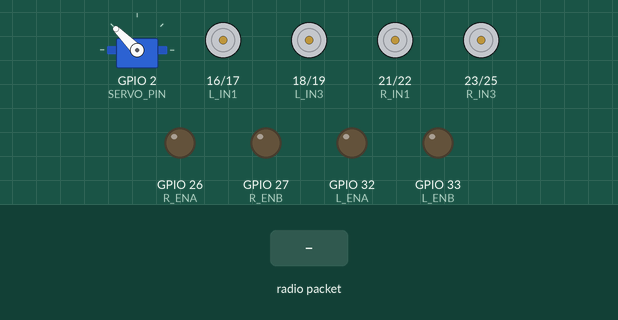
Simulated run of this sketch. Board: ESP32. On the bench: servo, motor-driver pin pairs drawn as motors (green arrow = first pin HIGH = forward, orange = second pin HIGH = backward, longer = more drive), output pins drawn as LEDs (lit = HIGH). The inputs (shaded band) are chosen by the test bench. WiFi joins after 1.5 s; servers stay silent unless stated; what the sketch prints to the serial monitor is not drawn.

Above: at 3.2 s.
3.3 s: radio packet "F" arrives
At 4.2 s:
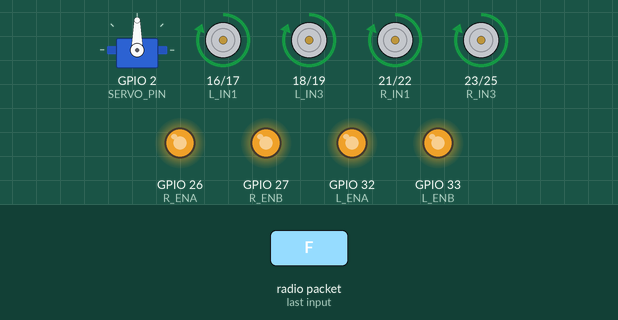
6.3 s: radio packet "B" arrives
At 7.7 s:
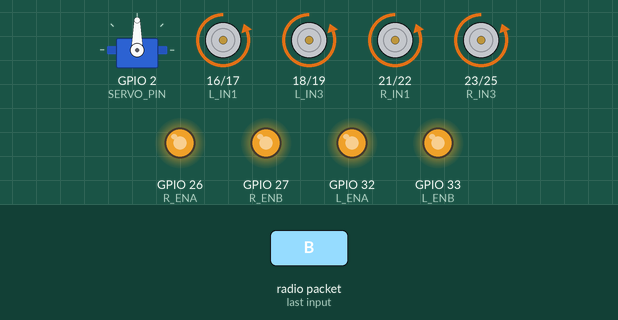
9.3 s: radio packet "L" arrives
At 10.0 s:
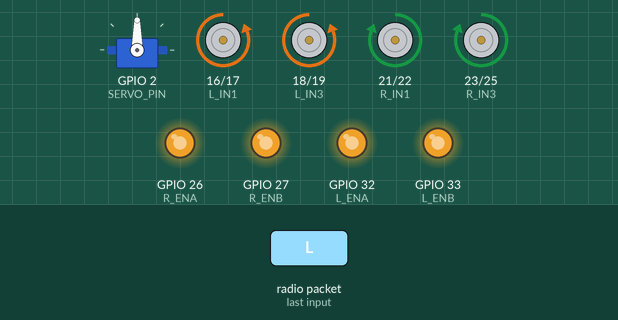
12.3 s: radio packet "R" arrives
At 13.5 s:
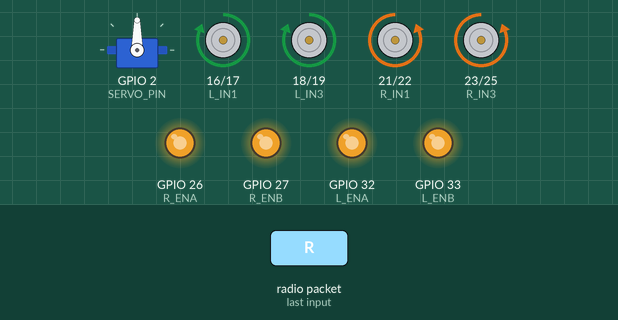
15.3 s: radio packet "S" arrives
At 18.0 s:
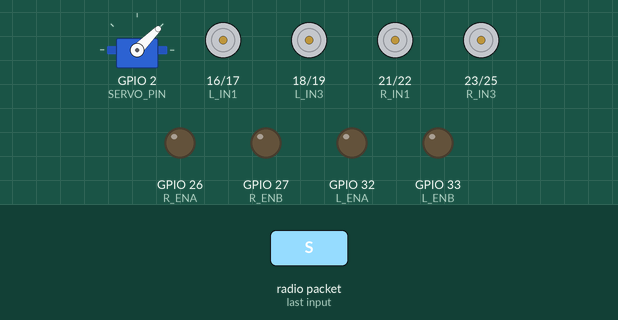
Timing chart, 0 to 19.3 s (numbered marks = the images above; inputs shaded):
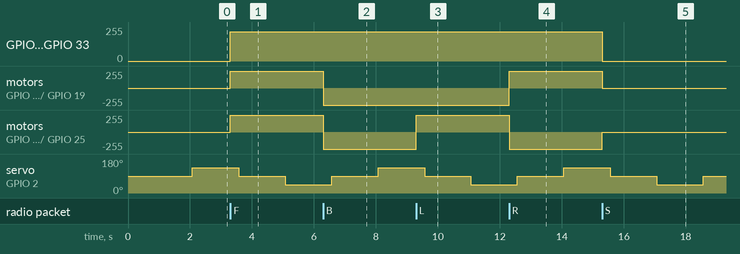

The sketch:

Slave_code.ino
```cpp
#include <Arduino.h>
#include <ESP32Servo.h>
#include <WiFi.h>
#include <esp_now.h>
#include "soc/soc.h"
#include "soc/rtc_cntl_reg.h"

const char* ssid     = "Dubeyji5G";
const char* password = "Anujdubey@1506";

#define L_IN1  16
#define L_IN2  17
#define L_IN3  18
#define L_IN4  19
#define L_ENA  32
#define L_ENB  33

#define R_IN1  21
#define R_IN2  22
#define R_IN3  23
#define R_IN4  25
#define R_ENA  26
#define R_ENB  27

#define SERVO_PIN 2
Servo headServo;

// ✅ Safe scanning angles (45° to 135°) to prevent servo stalling
const int servoAngles[] = {90, 135, 90, 45};
int   servoAngleIndex = 0;
int   servoAngle      = 90;
unsigned long lastServoMove = 0;
bool  servoSweepActive = true;

volatile bool newCommand = false;
char          cmdBuffer[32];

// ================================================================
// SPEED CONTROL — change motorSpeed to adjust (0=stop, 255=full)
// ================================================================
int motorSpeed = 220; // 85% speed — strong, smooth and controlled

void enableMotors() {
  analogWrite(L_ENA, motorSpeed);
  analogWrite(L_ENB, motorSpeed);
  analogWrite(R_ENA, motorSpeed);
  analogWrite(R_ENB, motorSpeed);
}

void stopMotors() {
  analogWrite(L_ENA, 0);
  analogWrite(L_ENB, 0);
  analogWrite(R_ENA, 0);
  analogWrite(R_ENB, 0);
  digitalWrite(L_IN1, LOW);  digitalWrite(L_IN2, LOW);
  digitalWrite(L_IN3, LOW);  digitalWrite(L_IN4, LOW);
  digitalWrite(R_IN1, LOW);  digitalWrite(R_IN2, LOW);
  digitalWrite(R_IN3, LOW);  digitalWrite(R_IN4, LOW);
  Serial.println("[MOTOR] ⏹ STOP");
}

void forward() {
  enableMotors();
  // Left Side
  digitalWrite(L_IN1, HIGH); digitalWrite(L_IN2, LOW);
  digitalWrite(L_IN3, HIGH); digitalWrite(L_IN4, LOW);
  // Right Side
  digitalWrite(R_IN1, HIGH); digitalWrite(R_IN2, LOW);
  digitalWrite(R_IN3, HIGH); digitalWrite(R_IN4, LOW);
  Serial.println("[MOTOR] ⬆ FORWARD | Speed: " + String(motorSpeed));
}

void backward() {
  enableMotors();
  // Left Side
  digitalWrite(L_IN1, LOW);  digitalWrite(L_IN2, HIGH);
  digitalWrite(L_IN3, LOW);  digitalWrite(L_IN4, HIGH);
  // Right Side
  digitalWrite(R_IN1, LOW);  digitalWrite(R_IN2, HIGH);
  digitalWrite(R_IN3, LOW);  digitalWrite(R_IN4, HIGH);
  Serial.println("[MOTOR] ⬇ BACKWARD | Speed: " + String(motorSpeed));
}

void turnLeft() {
  enableMotors();
  // Left Side (Spin Backward)
  digitalWrite(L_IN1, LOW);  digitalWrite(L_IN2, HIGH);
  digitalWrite(L_IN3, LOW);  digitalWrite(L_IN4, HIGH);
  // Right Side (Spin Forward)
  digitalWrite(R_IN1, HIGH); digitalWrite(R_IN2, LOW);
  digitalWrite(R_IN3, HIGH); digitalWrite(R_IN4, LOW);
  Serial.println("[MOTOR] ⬅ LEFT | Speed: " + String(motorSpeed));
}

void turnRight() {
  enableMotors();
  // Left Side (Spin Forward)
  digitalWrite(L_IN1, HIGH); digitalWrite(L_IN2, LOW);
  digitalWrite(L_IN3, HIGH); digitalWrite(L_IN4, LOW);
  // Right Side (Spin Backward)
  digitalWrite(R_IN1, LOW);  digitalWrite(R_IN2, HIGH);
  digitalWrite(R_IN3, LOW);  digitalWrite(R_IN4, HIGH);
  Serial.println("[MOTOR] ➡ RIGHT | Speed: " + String(motorSpeed));
}

void processCommand(String cmd) {
  cmd.trim();
  Serial.println("[ESP-NOW] 📩 CMD: " + cmd);

  if      (cmd == "F")   forward();
  else if (cmd == "B")   backward();
  else if (cmd == "L")   turnLeft();
  else if (cmd == "R")   turnRight();
  else if (cmd == "S")   stopMotors();

  // ✅ Pump button repurposed as STOP
  else if (cmd == "P0")  stopMotors();
  else if (cmd == "P1")  stopMotors();

  // Speed control — master can send "SPD:150" to set speed
  else if (cmd.startsWith("SPD:")) {
    int spd = cmd.substring(4).toInt();
    motorSpeed = constrain(spd, 60, 255);
    Serial.println("[SPEED] ⚡ Set to: " + String(motorSpeed));
  }

  else if (cmd == "HF1") Serial.println("[MODE] 👤 Human Follow ON");
  else if (cmd == "HF0") Serial.println("[MODE] 👤 Human Follow OFF");
  else if (cmd.startsWith("V:")) Serial.println("[VOICE] 🎤 " + cmd.substring(2));
  else Serial.println("[WARN] ⚠ Unknown: " + cmd);
}

void onDataReceive(const esp_now_recv_info_t *recv_info,
                   const uint8_t *data, int len) {
  int copyLen = min(len, 31);
  memcpy((void*)cmdBuffer, data, copyLen);
  cmdBuffer[copyLen] = '\0';
  newCommand = true;
}

void updateServo() {
  if (!servoSweepActive) return;
  // ✅ 1.5 seconds per step = completes Center -> Left -> Center -> Right in 4.5s
  if (millis() - lastServoMove >= 1500) {
    lastServoMove = millis();
    servoAngleIndex = (servoAngleIndex + 1) % 4;
    servoAngle = servoAngles[servoAngleIndex];
    headServo.write(servoAngle);
    Serial.print("[SERVO] 📐 Angle → ");
    Serial.println(servoAngle);
  }
}

void setup() {
  WRITE_PERI_REG(RTC_CNTL_BROWN_OUT_REG, 0);

  Serial.begin(115200);
  delay(500);
  Serial.println("\n");
  Serial.println("╔══════════════════════════════════════╗");
  Serial.println("║   SLAVE ESP32 — ESP-NOW MODE          ║");
  Serial.println("╚══════════════════════════════════════╝");

  pinMode(L_IN1, OUTPUT); pinMode(L_IN2, OUTPUT);
  pinMode(L_IN3, OUTPUT); pinMode(L_IN4, OUTPUT);
  pinMode(L_ENA, OUTPUT); pinMode(L_ENB, OUTPUT);
  pinMode(R_IN1, OUTPUT); pinMode(R_IN2, OUTPUT);
  pinMode(R_IN3, OUTPUT); pinMode(R_IN4, OUTPUT);
  pinMode(R_ENA, OUTPUT); pinMode(R_ENB, OUTPUT);

  stopMotors();
  Serial.println("✅ Motor pins initialized | Default speed: " + String(motorSpeed));

  headServo.attach(SERVO_PIN);
  headServo.write(90); // Initialize at Center (90°)
  lastServoMove = millis();
  Serial.println("✅ Servo initialized at 90° (Center)");

  WiFi.mode(WIFI_STA);
  WiFi.begin(ssid, password);
  Serial.print("📶 Connecting to WiFi '" + String(ssid) + "'");

  // ✅ Reduced attempts to 6 (approx 3 seconds total) to prevent long boot delays
  int attempts = 0;
  while (WiFi.status() != WL_CONNECTED && attempts < 6) {
    delay(500); Serial.print("."); attempts++;
  }

  if (WiFi.status() == WL_CONNECTED) {
    Serial.println(" ✅ Connected!");
    Serial.println("─────────────────────────────────────");
    Serial.print("🔑 SLAVE MAC ADDRESS → ");
    Serial.println(WiFi.macAddress());
    Serial.print("📡 WiFi Channel: ");
    Serial.println(WiFi.channel());
    Serial.println("─────────────────────────────────────");
  } else {
    Serial.println("\n⚠️  WiFi failed!");
    Serial.print("🔑 SLAVE MAC ADDRESS → ");
    Serial.println(WiFi.macAddress());
  }

  if (esp_now_init() != ESP_OK) {
    Serial.println("❌ ESP-NOW Init FAILED! Rebooting...");
    delay(3000); ESP.restart(); return;
  }
  esp_now_register_recv_cb(onDataReceive);
  Serial.println("✅ ESP-NOW Ready!");
  Serial.println("⏳ Waiting for commands from Master...");
  Serial.println("═══════════════════════════════════════");
}

void loop() {
  if (newCommand) {
    newCommand = false;
    processCommand(String(cmdBuffer));
  }
  updateServo();
}
```

Measured:
- after the input at 3.3 s, GPIO 26 (R_ENA), GPIO 27 (R_ENB), GPIO 32 (L_ENA), GPIO 33 (L_ENB): 0/255 → 220/255 at once; motor on GPIO 16 (L_IN1) / GPIO 17 (L_IN2), motor on GPIO 18 (L_IN3) / GPIO 19 (L_IN4), motor on GPIO 21 (R_IN1) / GPIO 22 (R_IN2), motor on GPIO 23 (R_IN3) / GPIO 25 (R_IN4): stopped → forward 255/255 at once
- after the input at 6.3 s, motor on GPIO 16 (L_IN1) / GPIO 17 (L_IN2), motor on GPIO 18 (L_IN3) / GPIO 19 (L_IN4), motor on GPIO 21 (R_IN1) / GPIO 22 (R_IN2), motor on GPIO 23 (R_IN3) / GPIO 25 (R_IN4): forward 255/255 → backward 255/255 at once
- after the input at 9.3 s, motor on GPIO 21 (R_IN1) / GPIO 22 (R_IN2), motor on GPIO 23 (R_IN3) / GPIO 25 (R_IN4): backward 255/255 → forward 255/255 at once
- after the input at 12.3 s, motor on GPIO 16 (L_IN1) / GPIO 17 (L_IN2), motor on GPIO 18 (L_IN3) / GPIO 19 (L_IN4): backward 255/255 → forward 255/255 at once; motor on GPIO 21 (R_IN1) / GPIO 22 (R_IN2), motor on GPIO 23 (R_IN3) / GPIO 25 (R_IN4): forward 255/255 → backward 255/255 at once
- after the input at 15.3 s, GPIO 26 (R_ENA), GPIO 27 (R_ENB): 220/255 → 0/255 at once
